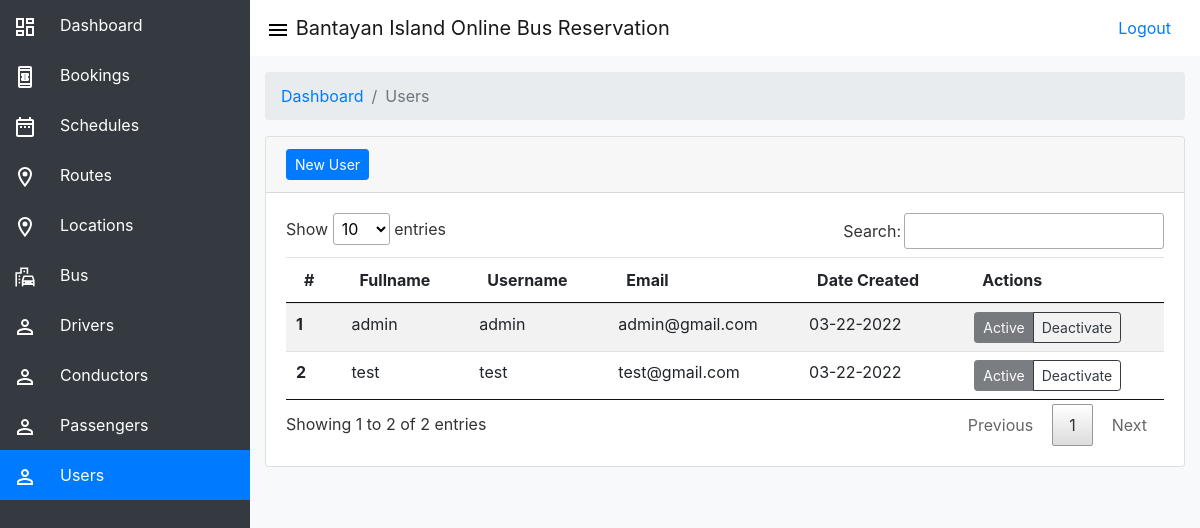
The page /admin/index.php?page=users (signed in) on the database its author committed.
### tables this page shows
CREATE TABLE `tbluser` (
  `id` int(11) NOT NULL,
  `fullname` varchar(150) NOT NULL,
  `username` varchar(150) NOT NULL,
  `email` varchar(150) NOT NULL,
  `password` varchar(250) NOT NULL,
  `status` int(11) NOT NULL,
  `date_created` datetime NOT NULL DEFAULT current_timestamp(),
  `verification_code` text NOT NULL,
  `email_verified_at` datetime DEFAULT NULL
);

### admin/pages/users.php (the view, shortened to what this page needs)
<div>
    <nav aria-label="breadcrumb">
        <ol class="breadcrumb">
            <li class="breadcrumb-item"><a href="/ceres/admin">Dashboard</a></li>
            <li class="breadcrumb-item active" aria-current="page">Users</li>
        </ol>
    </nav>
    <div class="card">
        <div class="card-header">
            <button type="button" class="btn btn-primary btn-sm" data-toggle="modal" data-target="#newUserModal">
                New User
            </button>
        </div>
        <div class="card-body">
            <table id="myTable" class="table table-striped">
                <thead>
                    <tr>
                        <th scope="col">#</th>
                        <th scope="col">Fullname</th>
                        <th scope="col">Username</th>
                        <th scope="col">Email</th>
                        <th scope="col">Date Created</th>
                        <th scope="col">Actions</th>
                    </tr>
                </thead>
                <tbody>
                    <?php
                    $result = mysqli_query($conn,"SELECT * FROM tbluser");
                    $i=1;
                    while($row = mysqli_fetch_array($result)) {
                ?>
                    <tr id="<?php echo $row["id"]; ?>">
                        <th scope="row"><?php echo $i; ?></th>
                        <td>
                            <?php echo $row["fullname"]; ?>
                        </td>
                        <td><?php echo $row["username"]; ?></td>
                        <td><?php echo $row["email"]; ?></td>
                        <td><?php echo date('m-d-Y', strtotime($row["date_created"])); ?></td>
                        <td>
                            <?php
                            if($row['status'] === '1'){
                                ?>
                            <div class="btn-group btn-group-sm" role="group" aria-label="<?php echo $row["id"]; ?>">
                                <button class="btn btn-dark" disabled>Active</button>
                                <button class="btn btn-outline-dark"
                                    onclick="handleUserStatus(<?php echo $row['id']; ?>, '0')">Deactivate</button>
                            </div>
                            <?php
                            }
                        ?>
                        </td>
                    </tr>
                    <?php
				    $i++;
				    }
				?>
                </tbody>
            </table>
        </div>
    </div>
</div>

### assets/css/adminStyles.css (style rules this page uses)
body { overflow-x: hidden; }

### rows shown on the page
tbluser: fullname "admin", username "admin", email "admin@gmail.com", date_created "03-22-2022"
tbluser: fullname "test", username "test", email "test@gmail.com", date_created "03-22-2022"
